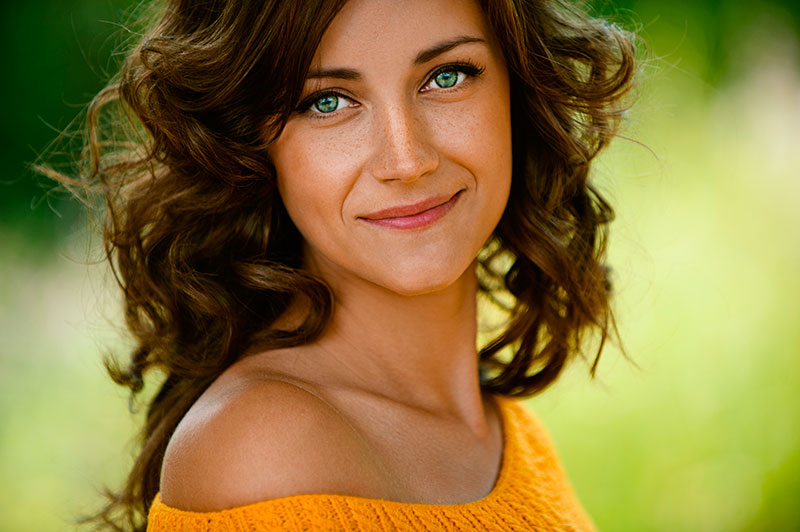
#> input picture Practices/Image Clustering/Datasets/ExampleImage.jpg, 800 x 532 px
$ jupyter execute 'Image Clustering.ipynb'
#> lines starting #> are read from the running program, lines starting #| are printed output that depends on the picture
## Libraries

[cell 1]
import numpy as np
import matplotlib.pyplot as plt
from scipy.cluster import hierarchy
from sklearn.cluster import KMeans
from sklearn.mixture import GaussianMixture
import cv2

## Load image

[cell 2]
# Cargar imagen.
img = cv2.imread('Datasets/ExampleImage.jpg')
#> img is the input picture: shape (532, 800, 3); mean B, G, R 60.1, 120.9, 139.6

# BGR a RGB.
img = cv2.cvtColor(img, cv2.COLOR_BGR2RGB)

# Mostrar imagen.
plt.figure()
plt.imshow(img)
plt.show()

## K means method

[cell 3]
# Obtener forma de la imagen.
nrows, ncols, nch = img.shape
#> nrows = 532; ncols = 800; nch = 3

# RBG a HSV.
hsv = cv2.cvtColor(img.copy(), cv2.COLOR_RGB2HSV)
#> hsv: shape (532, 800, 3); mean H, S, V 24.4, 173, 147.5

# Redimensionar imagen HSV a una lista plana de píxeles.
X_KMeans = np.reshape(hsv.copy(), (nrows*ncols,3))

# Mostrar imagen HSV.
plt.figure()
plt.imshow(hsv)
plt.show()

### Model creation and training

[cell 4]
# Creación del modelo.
KMeans_model = KMeans(n_clusters=10)

# Entranamiento y predicción.
g = KMeans_model.fit_predict(X_KMeans)

### Get groups

[cell 5]
groups = np.unique(g)
#> groups = [0, 1, 2, 3, 4, 5, 6, 7, 8, 9]

### Planar grouping of pixels

[cell 6]
# Iteración por cada grupo.
for i in groups:
    # Píxeles que pertenezcan al grupo i.
    pixelsPerGroup = g == i

    # Creación del centroide de color de todos los píxeles que pertenezcan al grupo i.
    centroid = [ np.floor(np.mean(X_KMeans[pixelsPerGroup,0])), np.floor(np.mean(X_KMeans[pixelsPerGroup,1])), np.floor(np.mean(X_KMeans[pixelsPerGroup,2])) ]

    # Cada píxel del grupo i obtendrá el valor del centroide de color.
    X_KMeans[pixelsPerGroup] = centroid
#> this loop made 10 passes
#> centroid on passes 1 to 10: [29, 102, 221], [14, 198, 34], [17, 187, 170], [20, 145, 192], [17, 245, 233], [24, 239, 102], [31, 144, 111], [30, 68, 188], [13, 249, 34], [61, 244, 55]

### Image resizing and format change

[cell 7]
# Se vuelve a redimensionar a la matriz de píxeles.
img_New_KMeans = np.reshape(X_KMeans, (nrows,ncols,3))
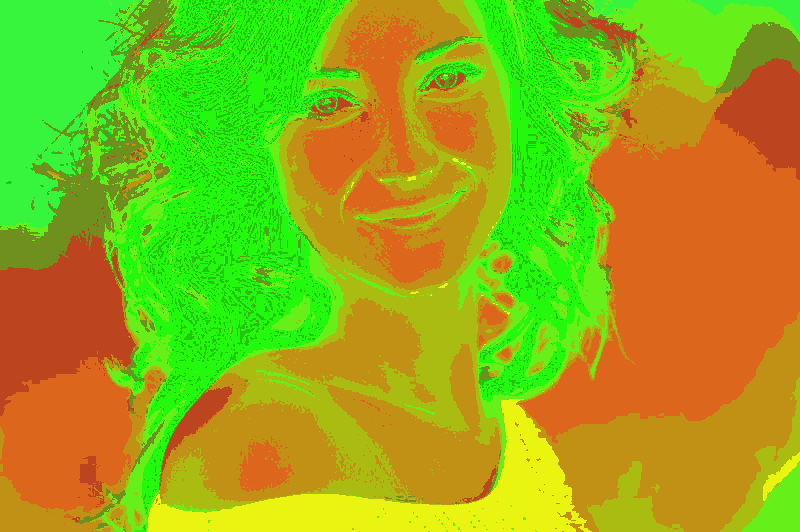
#> img_New_KMeans: shape (532, 800, 3); mean of channels 0, 1, 2 23.8, 172.4, 146.8; drawn as B, G, R

# HSV a RGB.
img_New_KMeans = cv2.cvtColor(img_New_KMeans, cv2.COLOR_HSV2RGB)
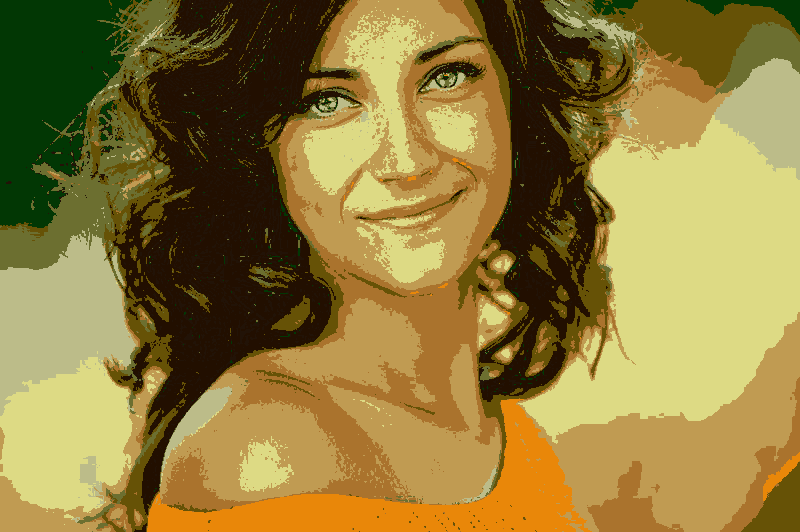
#> img_New_KMeans: shape (532, 800, 3); mean R, G, B 143.8, 123.3, 59.6

### Show image

[cell 8]
plt.figure()
plt.imshow(img_New_KMeans)
plt.show()

## Gaussian Mixture method

[cell 9]
# Obtener forma de la imagen.
nrows, ncols, nch = img.shape

# RBG a HSV.
hsv = cv2.cvtColor(img.copy(), cv2.COLOR_RGB2HSV)

# Redimensionar imagen HSV a una lista plana de píxeles.
X_GM = np.reshape(hsv.copy(), (nrows*ncols,3))

# Mostrar imagen HSV.
plt.figure()
plt.imshow(hsv)
plt.show()

### Model creation and training

[cell 10]
# Creación del modelo.
GM_model = GaussianMixture(n_components=10)

# Entranamiento y predicción.
g = GM_model.fit_predict(X_GM)

### Get groups

[cell 11]
groups = np.unique(g)

### Planar grouping of pixels

[cell 12]
# Iteración por cada grupo.
for i in groups:
    # Píxeles que pertenezcan al grupo i.
    pixelsPerGroup = g == i

    # Creación del centroide de color de todos los píxeles que pertenezcan al grupo i.
    centroid = [ np.floor(np.mean(X_GM[pixelsPerGroup,0])), np.floor(np.mean(X_GM[pixelsPerGroup,1])), np.floor(np.mean(X_GM[pixelsPerGroup,2])) ]

    # Cada píxel del grupo i obtendrán el valor del centroide de color.
    X_GM[pixelsPerGroup] = centroid
#> this loop made 10 passes
#> centroid on passes 1 to 10: [23, 255, 68], [33, 80, 203], [34, 145, 205], [50, 238, 78], [17, 232, 242], [14, 226, 54], [98, 145, 45], [33, 98, 232], [28, 150, 138], [12, 153, 185]

### Image resizing and format change

[cell 13]
# Se vuelve a redimensionar a la matriz de píxeles.
img_New_GM = np.reshape(X_GM, (nrows,ncols,3))
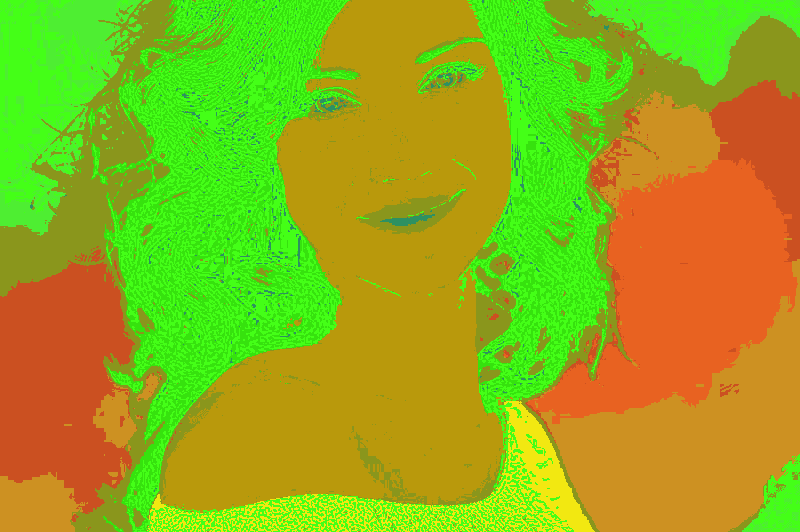
#> img_New_GM: shape (532, 800, 3); mean of channels 0, 1, 2 24.1, 172.6, 147; drawn as B, G, R

# HSV a RGB.
img_New_GM = cv2.cvtColor(img_New_GM, cv2.COLOR_HSV2RGB)
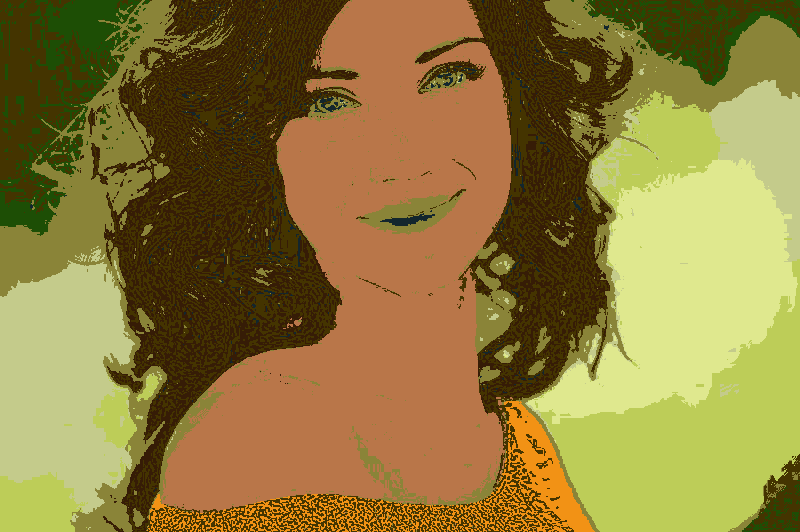
#> img_New_GM: shape (532, 800, 3); mean R, G, B 142.2, 122.2, 59.2
